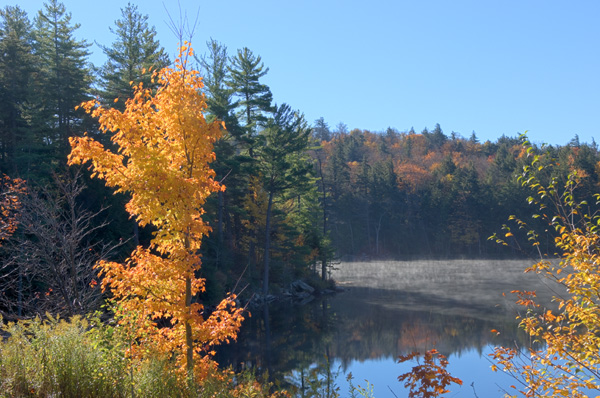
#> input picture autumn.jpg, 600 x 398 px, found by its file name
$ python render.py autumn.jpg second.jpg
#> lines starting #> are read from the running program, lines starting #| are printed output that depends on the picture
# TODO: you will need to install cv2
# Run "pip3 install opencv-python" in CLI

import cv2
import sys

# Kaleidoscope requires numpy. Uncomment this line and install it if you need to.
import numpy as np

# Store command line arguments in variables
# TODO: change the next line to store the filename
filename = sys.argv[1]
manip = sys.argv[2]

# Open the image file
img = cv2.imread('../' + filename)
#> img is the input picture: shape (398, 600, 3); mean B, G, R 122.3, 117.7, 107.4
# Get the dimensions (in pixels) of the image
dimensions = img.shape
#> dimensions = (398, 600, 3)
# Copy the original image into an image for manipulation
img_manip = cv2.resize(img, (dimensions[1], dimensions[0]))
# TODO: Store white in a list, where each of the three parts is on a scale of [0, 255]
white = [255, 255, 255]
for x in range(dimensions[0]):
    for y in range(dimensions[1]):
        if manip == 'flip':
            img_manip[x, y] = img[dimensions[0]-1-x, y]
        elif manip == 'mirror':
            # TODO: mirror the image and store in img_manip[x, y]
            img_manip[x, y] = img[x, dimensions[1]-1-y]
        elif manip == 'invert':
            # TODO: invert the image and store in img_manip[x, y]
            # Hint: img[x, y] returns the color of the pixel at that coordinate.
            # You can invert by subtracting that color from white.
            currPoint = []
            img_manip[x, y][0] = white[0] - img[x, y][0]
            img_manip[x, y][1] = white[1] - img[x, y][1]
            img_manip[x, y][2] = white[2] - img[x, y][2]

# Displays the original image in the top left corner of the screen.
image = 'Original image'
cv2.namedWindow(image)
cv2.moveWindow(image, 0, 0)
cv2.imshow(image, img)
# TODO: Display the manipulated image alongside the original image.
mani = "Manipulated image"
cv2.namedWindow(mani)
cv2.moveWindow(mani, dimensions[0], dimensions[1])
cv2.imshow(mani, img_manip)

# TODO: Create a kaleidoscope image, display it, and save it to a file.
# This line puts two images side-by-side in one window.
horizontal_concat = np.concatenate((img, img_manip), axis=1)
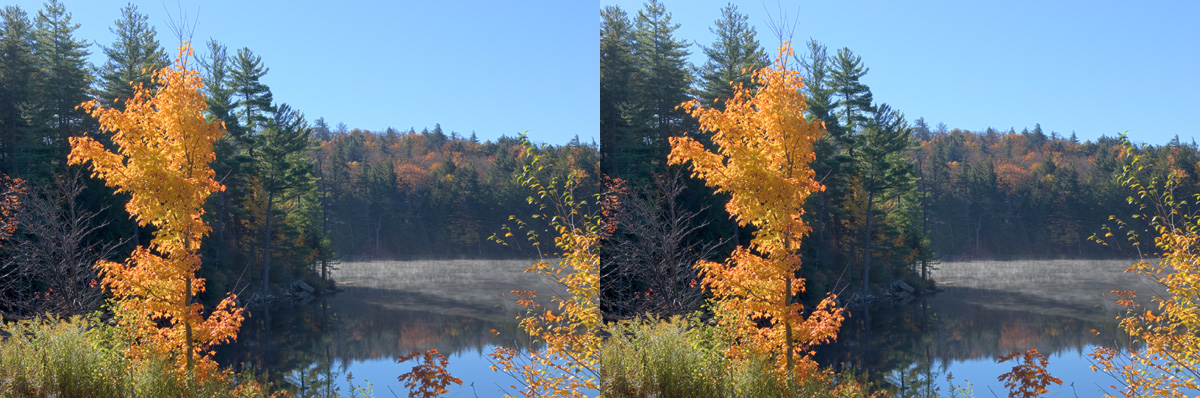
#> horizontal_concat: shape (398, 1200, 3); mean B, G, R 122.3, 117.7, 107.4
# TODO: Save the image using the imwrite method from cv2
cv2.imwrite('../' + "kaleidoscope.jpg", horizontal_concat)

# TODO: Show the image
cv2.imshow('Horizontal Concatenation!', horizontal_concat)

# Infinite loop to keep the windows open until the escape key is pressed.
while True:
    k = cv2.waitKey(1)
#> (key Esc is pressed here)
    if k == 27:
        cv2.destroyAllWindows()
        exit()
#> (the program exits here)

$ run again, on second_kaleidoscope.jpg
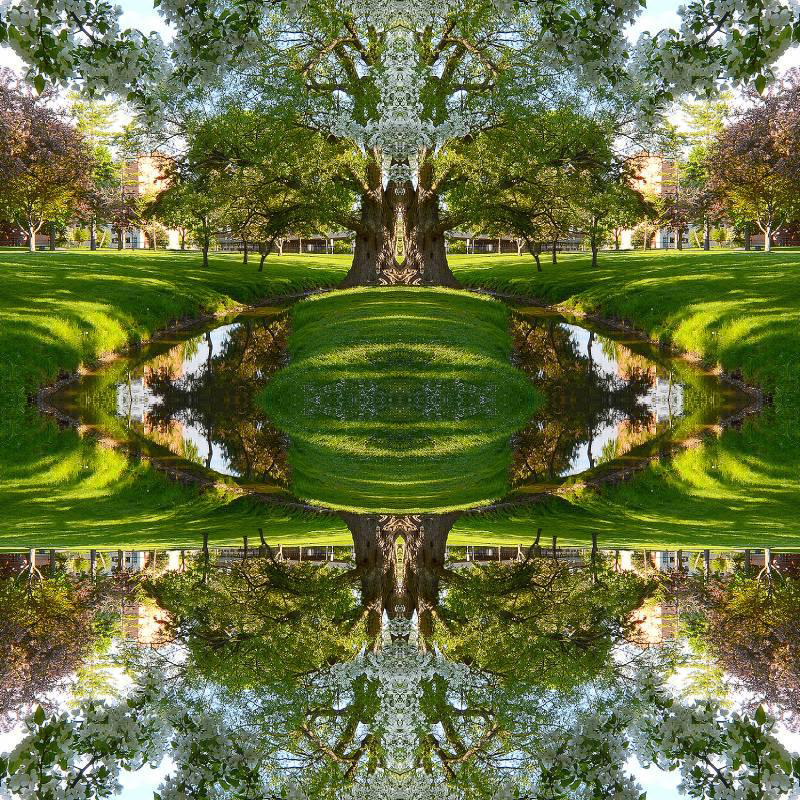
#> input picture second_kaleidoscope.jpg, 800 x 800 px, found by its file name
#> img is the input picture: shape (800, 800, 3); mean B, G, R 65.6, 112.3, 103.6
#> `horizontal_concat = np.concatenate((img, img_manip), axis=1)`:
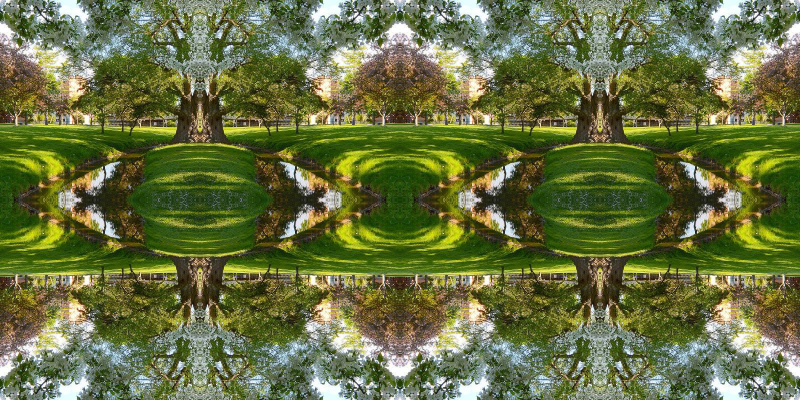
#> horizontal_concat: shape (800, 1600, 3) (shown at 1/2 size); mean B, G, R 65.6, 112.3, 103.6
